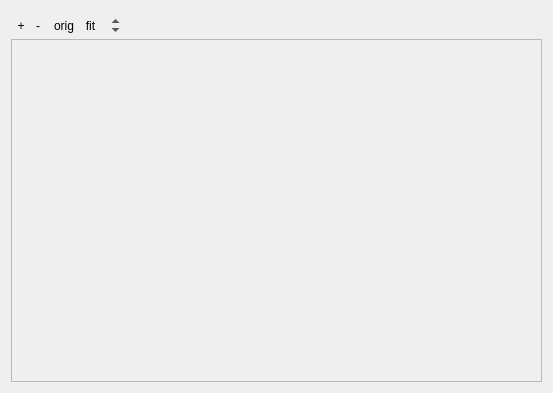
<ui version="4.0" >
 <class>ImageLoopWidget</class>
 <widget class="QWidget" name="ImageLoopWidget" >
  <property name="geometry" >
   <rect>
    <x>0</x>
    <y>0</y>
    <width>553</width>
    <height>393</height>
   </rect>
  </property>
  <property name="focusPolicy" >
   <enum>Qt::StrongFocus</enum>
  </property>
  <property name="windowTitle" >
   <string>Form</string>
  </property>
  <layout class="QVBoxLayout" name="verticalLayout" >
   <item>
    <layout class="QHBoxLayout" name="horizontalLayout_2" >
     <item>
      <widget class="QFrame" name="frame" >
       <property name="minimumSize" >
        <size>
         <width>120</width>
         <height>22</height>
        </size>
       </property>
       <property name="maximumSize" >
        <size>
         <width>120</width>
         <height>14</height>
        </size>
       </property>
       <property name="autoFillBackground" >
        <bool>false</bool>
       </property>
       <property name="frameShape" >
        <enum>QFrame::NoFrame</enum>
       </property>
       <property name="frameShadow" >
        <enum>QFrame::Plain</enum>
       </property>
       <property name="lineWidth" >
        <number>1</number>
       </property>
       <widget class="QToolButton" name="btZoomIn" >
        <property name="geometry" >
         <rect>
          <x>0</x>
          <y>1</y>
          <width>20</width>
          <height>20</height>
         </rect>
        </property>
        <property name="minimumSize" >
         <size>
          <width>20</width>
          <height>20</height>
         </size>
        </property>
        <property name="maximumSize" >
         <size>
          <width>20</width>
          <height>20</height>
         </size>
        </property>
        <property name="toolTip" >
         <string>zoom in</string>
        </property>
        <property name="text" >
         <string>+</string>
        </property>
        <property name="autoRaise" >
         <bool>true</bool>
        </property>
       </widget>
       <widget class="QToolButton" name="btZoomOut" >
        <property name="geometry" >
         <rect>
          <x>17</x>
          <y>1</y>
          <width>20</width>
          <height>20</height>
         </rect>
        </property>
        <property name="minimumSize" >
         <size>
          <width>20</width>
          <height>20</height>
         </size>
        </property>
        <property name="maximumSize" >
         <size>
          <width>20</width>
          <height>20</height>
         </size>
        </property>
        <property name="toolTip" >
         <string>zoom out</string>
        </property>
        <property name="text" >
         <string>-</string>
        </property>
        <property name="autoRaise" >
         <bool>true</bool>
        </property>
       </widget>
       <widget class="QToolButton" name="btZoomNormalSize" >
        <property name="geometry" >
         <rect>
          <x>38</x>
          <y>1</y>
          <width>30</width>
          <height>20</height>
         </rect>
        </property>
        <property name="minimumSize" >
         <size>
          <width>30</width>
          <height>20</height>
         </size>
        </property>
        <property name="maximumSize" >
         <size>
          <width>30</width>
          <height>20</height>
         </size>
        </property>
        <property name="toolTip" >
         <string>reset image size to original size</string>
        </property>
        <property name="text" >
         <string>orig</string>
        </property>
        <property name="checkable" >
         <bool>false</bool>
        </property>
        <property name="autoRaise" >
         <bool>true</bool>
        </property>
       </widget>
       <widget class="QToolButton" name="btFitToWindow" >
        <property name="geometry" >
         <rect>
          <x>67</x>
          <y>1</y>
          <width>25</width>
          <height>20</height>
         </rect>
        </property>
        <property name="minimumSize" >
         <size>
          <width>25</width>
          <height>20</height>
         </size>
        </property>
        <property name="maximumSize" >
         <size>
          <width>25</width>
          <height>14</height>
         </size>
        </property>
        <property name="toolTip" >
         <string>fit image size to window</string>
        </property>
        <property name="text" >
         <string>fit</string>
        </property>
        <property name="checkable" >
         <bool>true</bool>
        </property>
        <property name="autoRaise" >
         <bool>true</bool>
        </property>
       </widget>
       <widget class="QToolButton" name="tbLevel_down" >
        <property name="geometry" >
         <rect>
          <x>92</x>
          <y>8</y>
          <width>25</width>
          <height>14</height>
         </rect>
        </property>
        <property name="minimumSize" >
         <size>
          <width>25</width>
          <height>14</height>
         </size>
        </property>
        <property name="maximumSize" >
         <size>
          <width>30</width>
          <height>14</height>
         </size>
        </property>
        <property name="toolTip" >
         <string>decrease level</string>
        </property>
        <property name="text" >
         <string>\/</string>
        </property>
        <property name="autoRaise" >
         <bool>true</bool>
        </property>
        <property name="arrowType" >
         <enum>Qt::DownArrow</enum>
        </property>
       </widget>
       <widget class="QToolButton" name="tbLevel_up" >
        <property name="geometry" >
         <rect>
          <x>92</x>
          <y>-1</y>
          <width>25</width>
          <height>14</height>
         </rect>
        </property>
        <property name="minimumSize" >
         <size>
          <width>25</width>
          <height>14</height>
         </size>
        </property>
        <property name="maximumSize" >
         <size>
          <width>30</width>
          <height>14</height>
         </size>
        </property>
        <property name="toolTip" >
         <string>increase level</string>
        </property>
        <property name="text" >
         <string>/\</string>
        </property>
        <property name="autoRaise" >
         <bool>true</bool>
        </property>
        <property name="arrowType" >
         <enum>Qt::UpArrow</enum>
        </property>
       </widget>
      </widget>
     </item>
     <item>
      <widget class="QLabel" name="lblInfo" >
       <property name="minimumSize" >
        <size>
         <width>0</width>
         <height>20</height>
        </size>
       </property>
       <property name="maximumSize" >
        <size>
         <width>16777215</width>
         <height>16</height>
        </size>
       </property>
       <property name="font" >
        <font>
         <weight>75</weight>
         <italic>false</italic>
         <bold>true</bold>
         <underline>false</underline>
        </font>
       </property>
       <property name="text" >
        <string>&lt;Product Information></string>
       </property>
      </widget>
     </item>
    </layout>
   </item>
   <item>
    <widget class="QScrollArea" name="scrollArea" >
     <property name="widgetResizable" >
      <bool>true</bool>
     </property>
     <widget class="QWidget" name="scrollAreaWidgetContents" >
      <property name="geometry" >
       <rect>
        <x>0</x>
        <y>0</y>
        <width>539</width>
        <height>351</height>
       </rect>
      </property>
     </widget>
    </widget>
   </item>
  </layout>
 </widget>
 <resources/>
 <connections/>
</ui>
